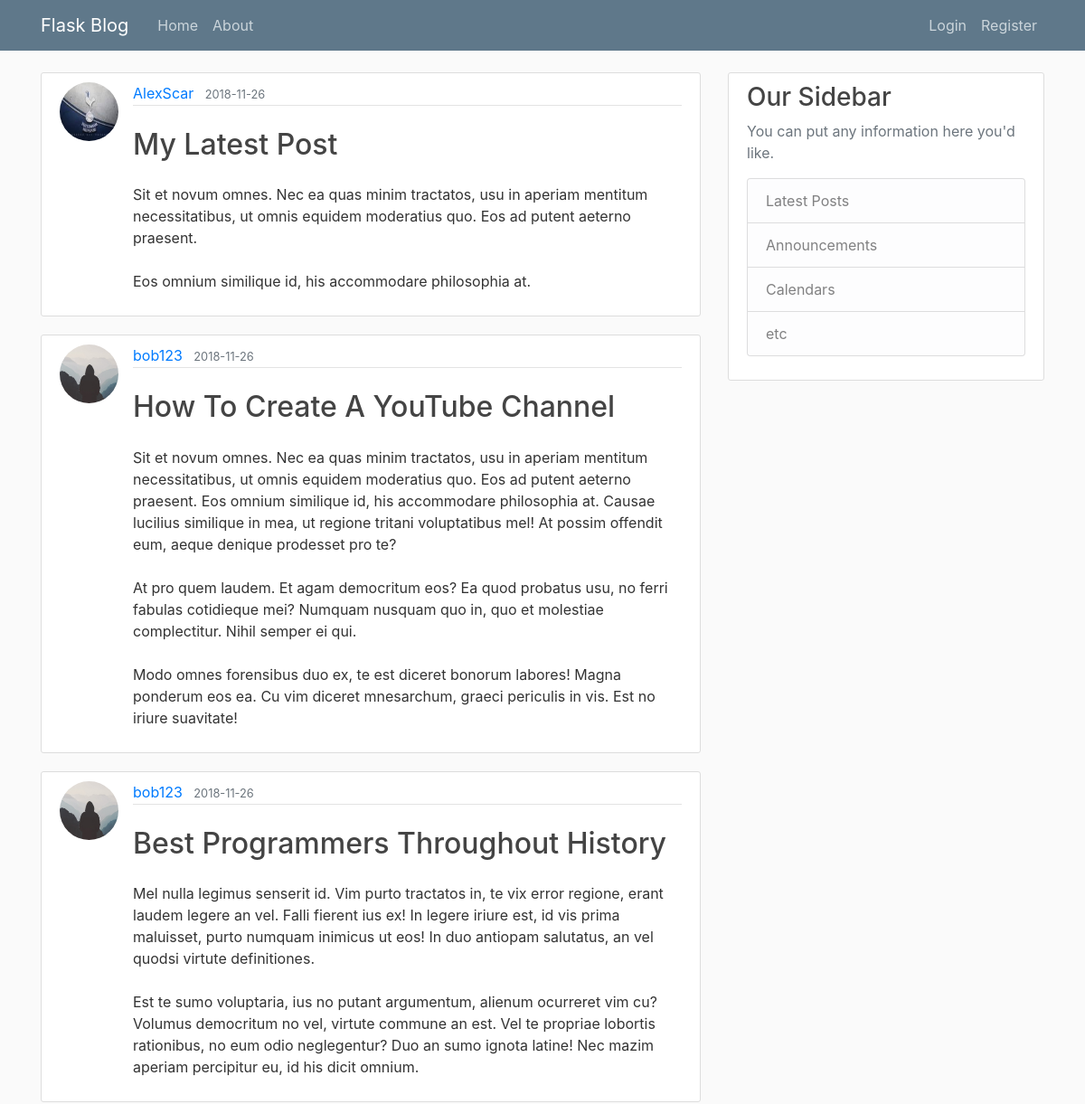
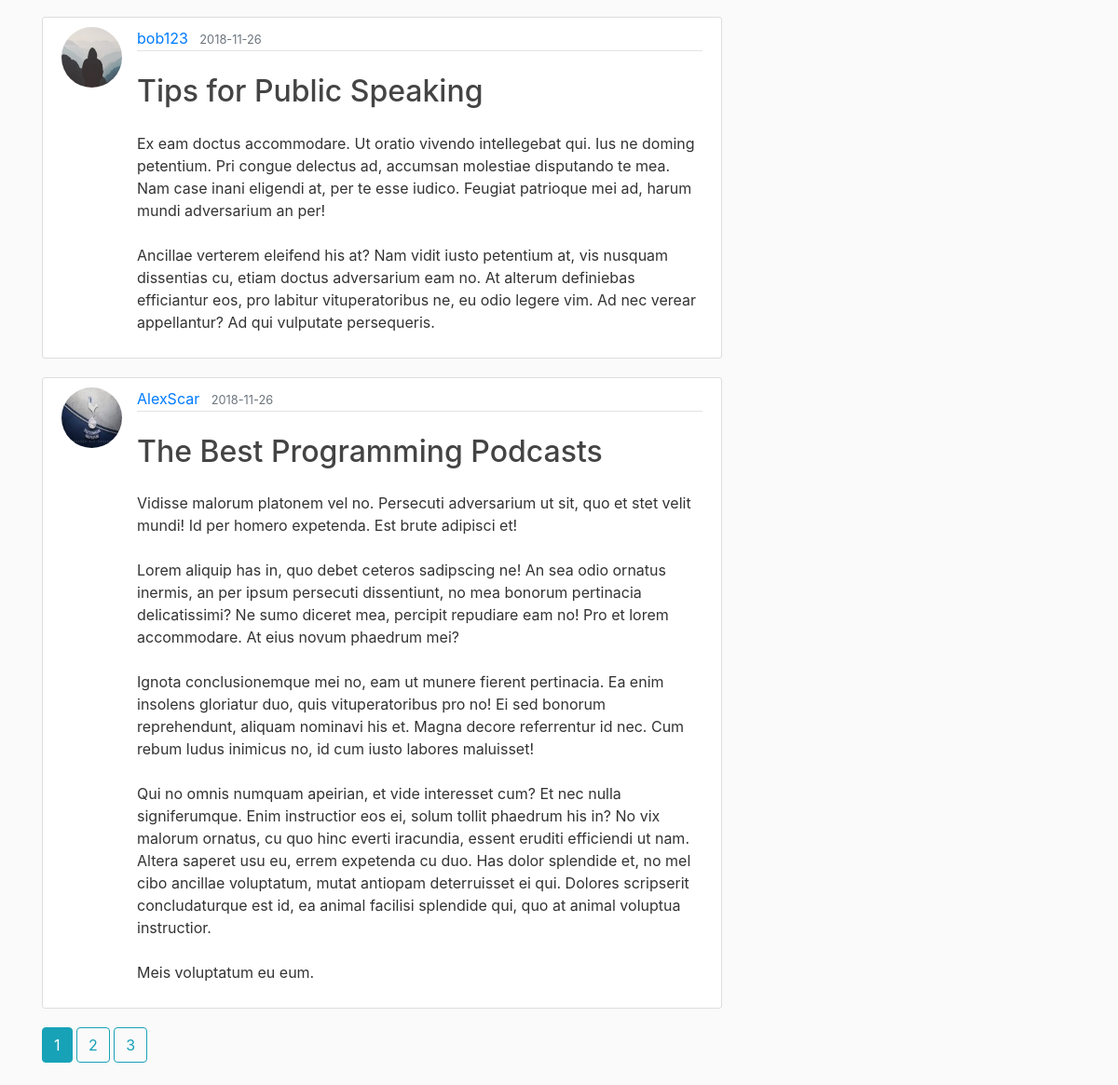
Before: / with the older database file (2 pictures, top to bottom).
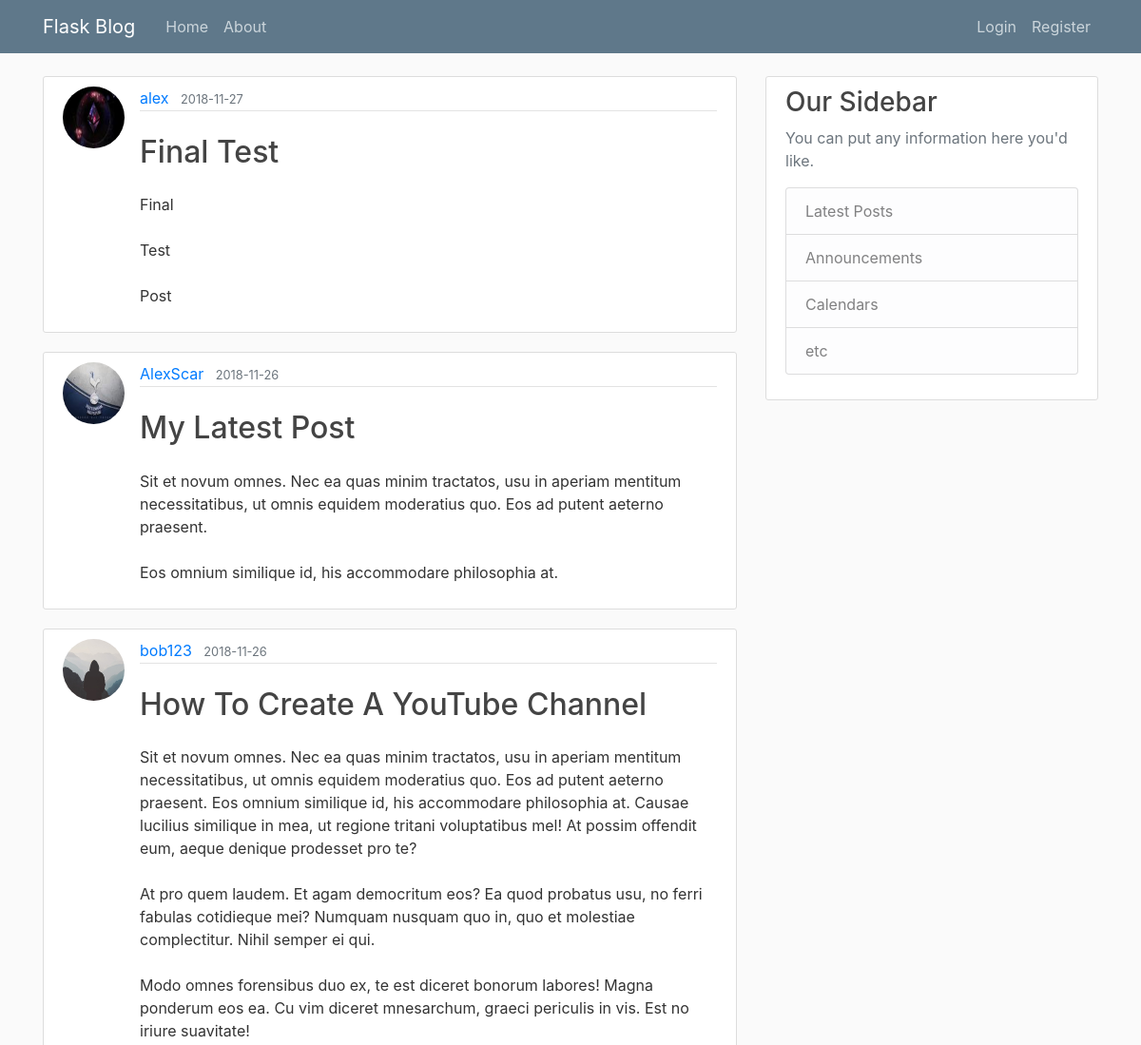
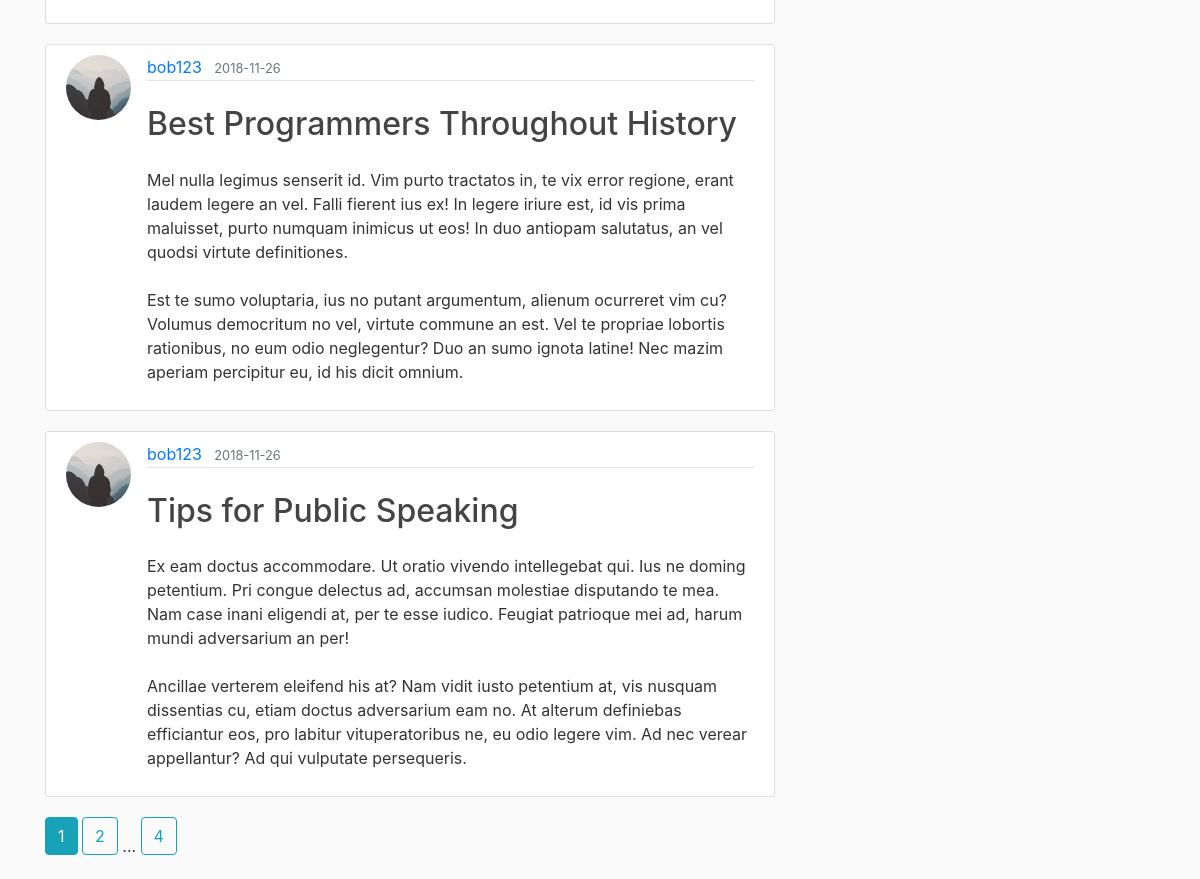
After: the same page with the newer database file (2 pictures, top to bottom).
### flask_blog/models.py (models this page shows, shortened)
class Post(db.Model):
    id = db.Column(db.Integer, primary_key=True)
    title = db.Column(db.String(100), nullable=False)
    posted_at = db.Column(db.DateTime, nullable=False, default=datetime.utcnow)
    content = db.Column(db.Text, nullable=False)
    user_id = db.Column(db.Integer, db.ForeignKey('user.id'), nullable=False)

class User(db.Model, UserMixin):
    id = db.Column(db.Integer, primary_key=True)
    username = db.Column(db.String(20), unique=True, nullable=False)
    email = db.Column(db.String(120), unique=True, nullable=False)
    img_file = db.Column(db.String(20), nullable=False, default='default.jpg')
    password = db.Column(db.String(60), nullable=False)
    posts = db.relationship('Post', backref='author', lazy=True)

### flask_blog/main/routes.py (the view)
@main.route('/')
def index():
    page = request.args.get('page', default=1, type=int)
    posts = Post.query.order_by(
        Post.posted_at.desc()).paginate(page=page, per_page=5)
    return render_template('home.html', posts=posts)

### flask_blog/templates/home.html
{% extends 'layout.html' %}
{% block content %}
    {% for post in posts.items %}
        <article class="media content-section">
            <img src="{{ url_for('static', filename='profile_pics/' + post.author.img_file) }}" class="rounded-circle article-img">
            <div class="media-body">
                <div class="article-metadata">
                    <a class="mr-2" href="{{ url_for('users.user_posts', username=post.author.username) }}">
                        {{ post.author.username }}
                    </a>
                    <small class="text-muted">{{ post.posted_at.strftime('%Y-%m-%d') }}</small>
                </div>
                <h2 class="mt-4 mb-4">
                    <a class="article-title" href="{{ url_for('posts.post', post_id=post.id) }}">
                        {{ post.title }}
                    </a>
                </h2>
                <p class="article-content">{{ post.content }}</p>
            </div>
        </article>
    {% endfor %}
    {% for page_num in posts.iter_pages(left_edge=1, right_edge=1, left_current=1, right_current=2) %}
        {% if page_num %}
            {% if posts.page == page_num %}
                <a class="btn btn-info mb-4" href="{{ url_for('main.index', page=page_num) }}">
                    {{ page_num }}
                </a>
            {% else %}
                <a class="btn btn-outline-info mb-4" href="{{ url_for('main.index', page=page_num) }}">
                    {{ page_num }}
                </a>
            {% endif %}
        {% else %}
            ...
        {% endif %}
    {% endfor %}
{% endblock %}

Changed rows visible on the page:
no longer on this page (row unchanged): Post: img_file (picture), author.username "AlexScar", posted_at "2018-11-26", title "The Best Programming Podcasts", content "Vidisse malorum platonem vel no. Persecuti adversarium ut sit, quo et stet velit mundi! Id per homero expetenda. Est brute adipisci et! Lorem aliquip has in, quo debet ceteros sadipscing ne! An sea odio ornatus inermis, an per ipsum persecuti dissentiunt, no mea bonorum pertinacia delicatissimi? Ne sumo diceret mea, percipit repudiare eam no! Pro et lorem accommodare. At eius novum phaedrum mei? Ignota conclusionemque mei no, eam ut munere fierent pertinacia. Ea enim insolens gloriatur duo, quis vituperatoribus pro no! Ei sed bonorum reprehendunt, aliquam nominavi his et. Magna decore referrentur id nec. Cum rebum ludus inimicus no, id cum iusto labores maluisset! Qui no omnis numquam…"
added Post: img_file (picture), author.username "alex", posted_at "2018-11-27", title "Final Test", content "Final Test Post"
Other visible differences:
new list line: "4"
list line gone: "3"
